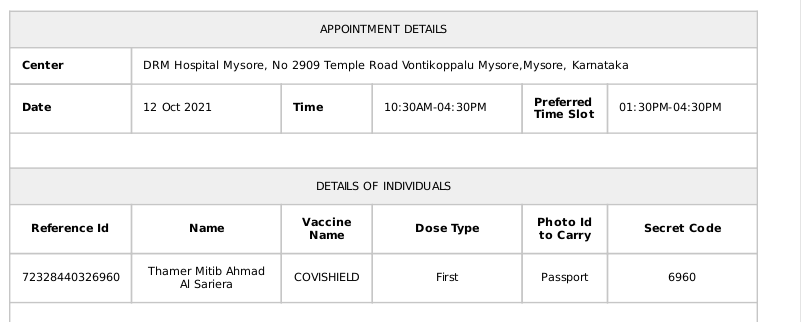
#> input picture thamer.png, 801 x 322 px
$ python main.py
#> lines starting #> are read from the running program, lines starting #| are printed output that depends on the picture; after the words box and inside, x2 and y2 are one past the last pixel; in counts of white or black regions, pixels touching at a corner belong together
#> further down, img1 is the input picture: shape (322, 801); min 0, max 255, mean 243.5
### dilating.py
# -*- coding: utf-8 -*-
"""
Created on Mon Apr  6 13:55:08 2020

@author: admin
"""
import numpy as np
import cv2

def dilating(img1):
    ret, otsu = cv2.threshold(img1, 120, 255, cv2.THRESH_OTSU)
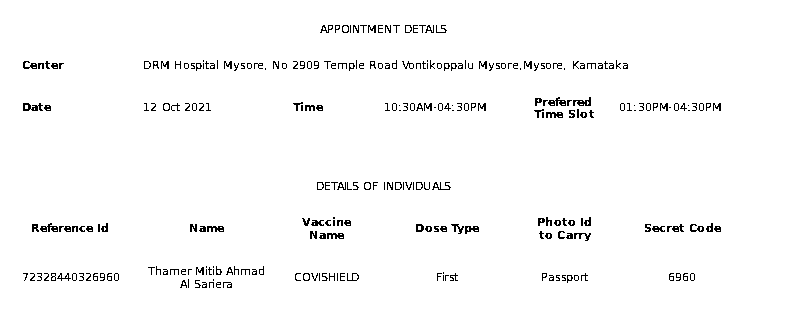
#> otsu: shape (322, 801); 97.6% white; black in thin lines or dots, all inside (x1, y1, x2, y2) = (23, 25, 721, 288)
#> ret = 147
    kernel = np.ones((1,2), np.uint8)
    img_dilation = cv2.erode(otsu, kernel, iterations=5)
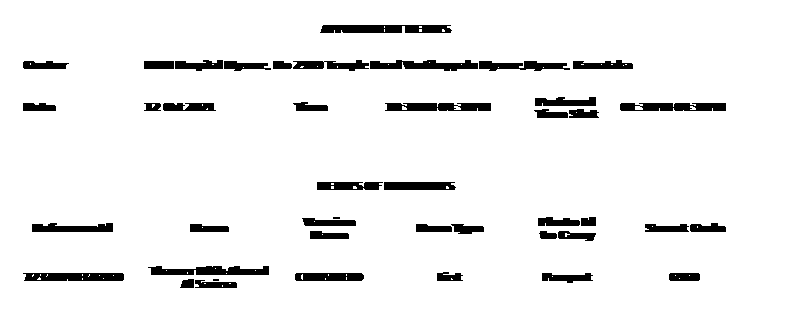
#> img_dilation: shape (322, 801); 94% white; 43 black regions (2 under 20 px), largest, box (x1, y1, x2, y2) and area: (320, 25, 452, 33) 972, (148, 266, 269, 275) 833, (370, 60, 478, 71) 771
    imagem = cv2.bitwise_not(img_dilation)
    return img_dilation,imagem,otsu

### remove_margins.py
# -*- coding: utf-8 -*-
"""
Created on Mon Apr  6 13:58:47 2020

@author: admin
"""
import cv2
import numpy as np
from dilating import dilating

def remove_margins(img1):
    img_dilation,imagem,otsu=dilating(img1)
    #counting verticle white pixels
    count=0
    counter_ver=list()
    c_v=list()
    c_h=list()
    for i in range(len(img_dilation[1])):
        for j in range(len(img_dilation)):
             if imagem[j][i].all()==1:
                 count=count+1
        counter_ver.append(count)
        count=0
#> after the loop, counter_ver = 801 values, max 49 at index 327, min 0 at index 0, mean 19.22

    for k in range(len(counter_ver)):
        if int(counter_ver[k])>0:
            counter_ver[k]=1
#> after the loop, counter_ver = 801 values, max 1 at index 23, min 0 at index 0, mean 0.849

    #left verticle margin
    for k in range(len(counter_ver)):
        if int(counter_ver[k])>counter_ver[k-1]:
            break
#> this loop made 24 passes
    x1=k-1
#> x1 = 22

    #right verticle margin
    for k in range(len(counter_ver)-1,-1,-1):
        if int(counter_ver[k])<counter_ver[k-1]:
            break
#> this loop made 75 passes
#> k on passes 1 to 12: 800, 799, 798, 797, 796, 795, 794, 793, 792, 791, 790, 789
    x2=k+1
#> x2 = 727

    #counting horizontal white pixels
    count=0
    counter_hor=list()
    for i in range(len(img_dilation)):
        for j in range(len(img_dilation[1])):
            if imagem[i][j].all()==1:
                count=count+1
        counter_hor.append(count)
        count=0
#> after the loop, counter_hor = 322 values, max 513 at index 68, min 0 at index 0, mean 47.8

    #projecting horizontal lines for document
    for a in range(len(counter_hor)):
        if int(counter_hor[a])>0:
            counter_hor[a]=1
#> after the loop, counter_hor = 322 values, max 1 at index 25, min 0 at index 0, mean 0.292

    #top horizontal margin
    for a in range(len(counter_hor)):
        if int(counter_hor[a])>counter_hor[a-1]:
            c_h.append(a)
            break
#> this loop made 26 passes
#> after the loop, c_h = [25]
    y1=a-1
#> y1 = 24

    #bottom horizontal margin
    for a in range(len(counter_hor)-1,-1,-1):
        if int(counter_hor[a])<counter_hor[a-1]:
            break
#> this loop made 34 passes
#> a on passes 1 to 12: 321, 320, 319, 318, 317, 316, 315, 314, 313, 312, 311, 310
    y2=a+1
#> y2 = 289

    cropped_image=img_dilation[y1:y2,x1:x2]
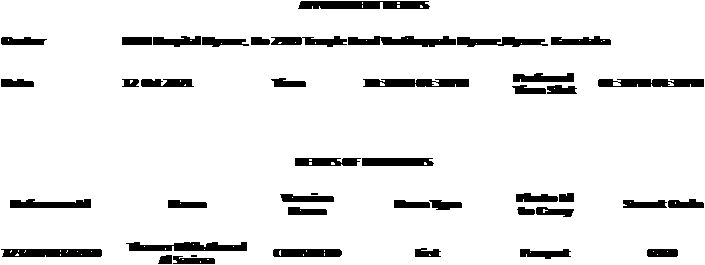
#> cropped_image: shape (265, 705); 91.8% white; 43 black regions (2 under 20 px), largest, box (x1, y1, x2, y2) and area: (298, 1, 430, 9) 972, (126, 242, 247, 251) 833, (348, 36, 456, 47) 771
    ots=otsu[y1:y2,x1:x2]
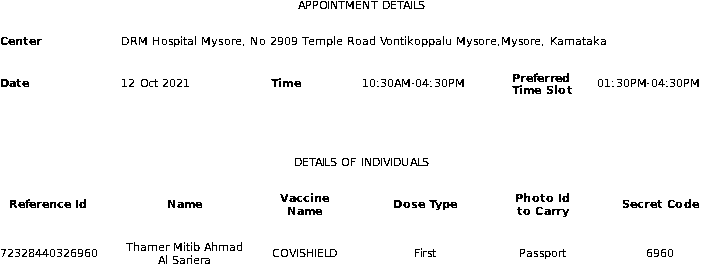
#> ots: shape (265, 705); 96.6% white; black in thin lines or dots
    return ots,cropped_image

### counting_verticle_white_spaces.py
# -*- coding: utf-8 -*-
"""
Created on Mon Apr  6 15:48:37 2020

@author: admin
"""


import cv2

def counting_verticle_white_spaces(ots,cropped_image):
    ver=0
    count=0
    exception=0
    counter_ver2=list()
    counter_ver2.clear()
    img_dilation2=ots
    imagem2= cv2.bitwise_not(cropped_image)
    for i in range(len(img_dilation2[1])):
        for j in range(len(img_dilation2)):
            if imagem2[j][i].all()==1:
                count=count+1
        counter_ver2.append(count)
        count=0
#> after the loop, counter_ver2 = 705 values, max 49 at index 305, min 0 at index 0, mean 21.83

    for k in range(len(counter_ver2)):
        if int(counter_ver2[k])>0:
            counter_ver2[k]=1
#> after the loop, counter_ver2 = 705 values, max 1 at index 1, min 0 at index 0, mean 0.965

    try:
        for k in range(len(counter_ver2)):
            if int(counter_ver2[k])==0 and int(counter_ver2[k+1])==1:
                ver=ver+1
                break
#> this loop made 1 pass
#> ver on pass 1: 1
#> after the loop, ver = 1
        x1=k
#> x1 = 0

        if ver == 0:
            segment_left = ots
        else:
            segment_left=img_dilation2[0:len(img_dilation2)-1,1:x1-1]
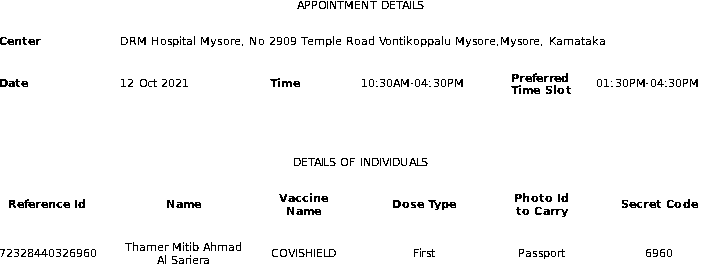
#> segment_left: shape (264, 703); 96.6% white; black in thin lines or dots
        if ver == 0:
            segment_right = None
        else:
            segment_right=img_dilation2[0:len(img_dilation2)-1,x1+1:len(img_dilation2[1])]
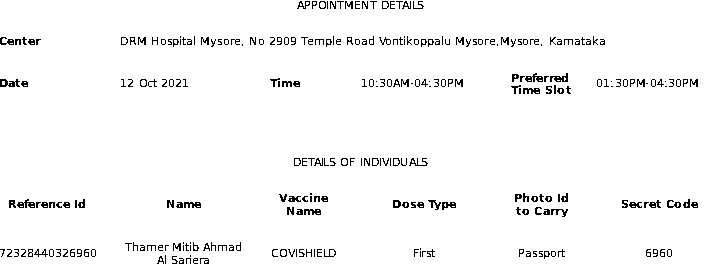
#> segment_right: shape (264, 704); 96.6% white; black in thin lines or dots

        return segment_left,segment_right,ver
    except:
        exception=exception+1
        #object_repository.append(ots)

### table_process.py
# -*- coding: utf-8 -*-
"""
Created on Mon Apr  6 14:07:39 2020

@author: admin
"""

import cv2

from remove_margins import remove_margins
from counting_verticle_white_spaces import counting_verticle_white_spaces
#from counting_horizontal_white_spaces import counting_horizontal_white_spaces

def table_process(img1):
    exception=0
    ots, cropped_image = remove_margins(img1)
    cv2.imshow('cropped_image',cropped_image)
    cv2.waitKey()
    segment_left,segment_right,ver = counting_verticle_white_spaces(ots,cropped_image)
#> ver = 1
    cv2.imshow("segment_left",segment_left)
    cv2.waitKey()
    try:

        cv2.destroyAllWindows()
        if ver!=0:
            table_process(segment_right)
#> in dilating (call 2), `ret, otsu = cv2.threshold(img1, 120, 255, cv2.THRESH_OTSU)`: ret = 0
#> in dilating (call 2), `img_dilation = cv2.erode(otsu, kernel, iterations=5)`:
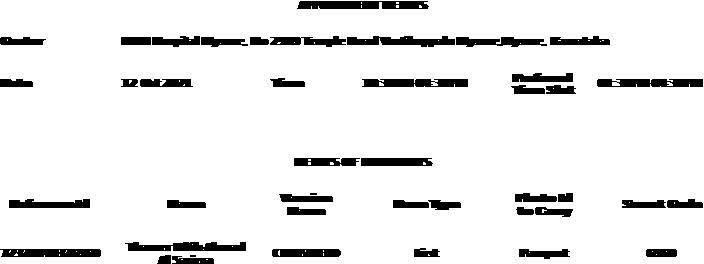
#> img_dilation: shape (264, 704); 91.7% white; 43 black regions (2 under 20 px), largest, box (x1, y1, x2, y2) and area: (297, 1, 429, 9) 972, (125, 242, 246, 251) 833, (347, 36, 455, 47) 771
#> the loop in remove_margins (call 2), `for k in range(len(counter_ver)):` made 1 pass
#> the loop in remove_margins (call 2), `for k in range(len(counter_ver)-1,-1,-1):` made 1 pass
#> k on pass 1: 703
#> the loop in remove_margins (call 2), `for a in range(len(counter_hor)):` made 2 passes
#> the loop in remove_margins (call 2), `for a in range(len(counter_hor)-1,-1,-1):` made 47 passes
#> a on passes 1 to 12: 263, 262, 261, 260, 259, 258, 257, 256, 255, 254, 253, 252
#> the loop in counting_verticle_white_spaces (call 2), `for i in range(len(img_dilation2[1])):` made 1 pass
#> count on pass 1: 0
#> the loop in counting_verticle_white_spaces (call 2), `for k in range(len(counter_ver2)):` made 1 pass
#> the loop in counting_verticle_white_spaces (call 2), `for k in range(len(counter_ver2)):` made 1 pass
        else:
            return


    except:
        exception=exception+1

### main.py
# -*- coding: utf-8 -*-
"""
Created on Mon Apr  6 13:54:20 2020

@author: admin
"""
import cv2
from table_process import table_process

img1 = cv2.imread('thamer.png',0)
object_repository=list()

table_process(img1)
